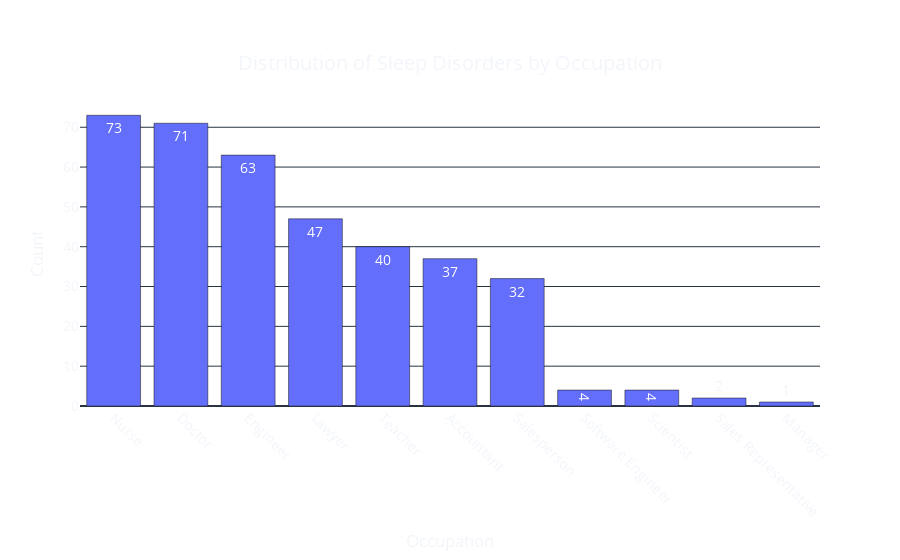

Notebook code cell kept with this figure:
### Code cell
occupation_counts = data['Occupation'].value_counts().reset_index()
occupation_counts.columns = ['Occupation', 'Count']

fig = px.bar(occupation_counts, x='Occupation', y='Count', 
             title='Distribution of Sleep Disorders by Occupation',
             labels={'Occupation': 'Occupation', 'Count': 'Count'},
             template='plotly_dark',
             text='Count')

fig.update_layout(
    xaxis_title='Occupation',
    yaxis_title='Count',
    title={
        'text': "Distribution of Sleep Disorders by Occupation",
        'y': 0.9,
        'x': 0.5,
        'xanchor': 'center',
        'yanchor': 'top'},
    font=dict(size=14),
    plot_bgcolor='rgba(0,0,0,0)',
    paper_bgcolor='rgba(0,0,0,0)',
    bargap=0.2,
)

fig.update_xaxes(tickangle=45)

fig.show()

### Figure 1 — Plotly figure (JSON) as saved in the notebook; plotly's stock layout.template omitted (floating-point values rounded to 4 significant figures)
{"data": [{"alignmentgroup": "True", "hovertemplate": "Occupation=%{x}<br>Count=%{text}<extra></extra>", "legendgroup": "", "marker": {"color": "#636efa", "pattern": {"shape": ""}}, "name": "", "offsetgroup": "", "orientation": "v", "showlegend": false, "text": [73, 71, 63, 47, 40, 37, 32, 4, 4, 2, 1], "textposition": "auto", "type": "bar", "x": ["Nurse", "Doctor", "Engineer", "Lawyer", "Teacher", "Accountant", "Salesperson", "Software Engineer", "Scientist", "Sales Representative", "Manager"], "xaxis": "x", "y": [73, 71, 63, 47, 40, 37, 32, 4, 4, 2, 1], "yaxis": "y"}], "layout": {"autosize": true, "bargap": 0.2, "barmode": "relative", "font": {"size": 14}, "legend": {"tracegroupgap": 0}, "paper_bgcolor": "rgba(0, 0, 0, 0)", "plot_bgcolor": "rgba(0, 0, 0, 0)", "title": {"text": "Distribution of Sleep Disorders by Occupation", "x": 0.5, "xanchor": "center", "y": 0.9, "yanchor": "top"}, "xaxis": {"anchor": "y", "autorange": true, "domain": [0, 1], "range": [-0.5, 10.5], "tickangle": 45, "title": {"text": "Occupation"}, "type": "category"}, "yaxis": {"anchor": "x", "autorange": true, "domain": [0, 1], "range": [0, 76.84], "title": {"text": "Count"}, "type": "linear"}}}
